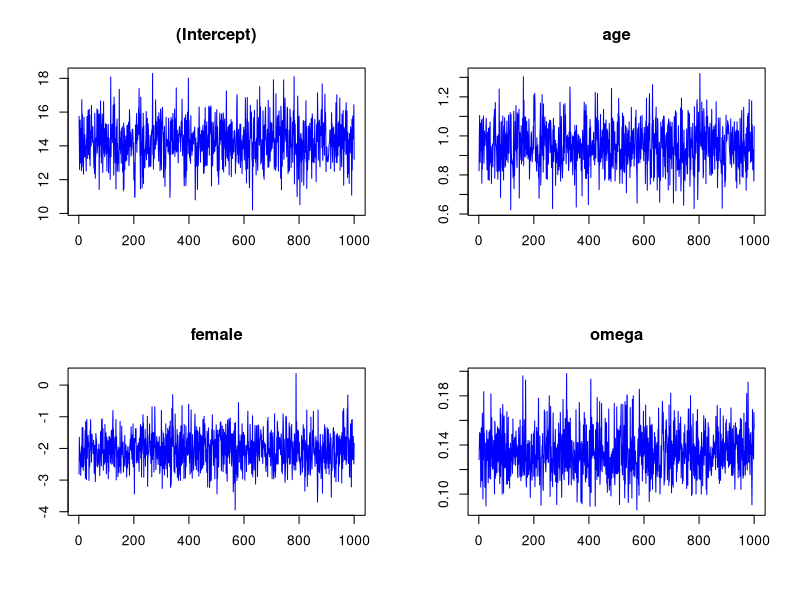
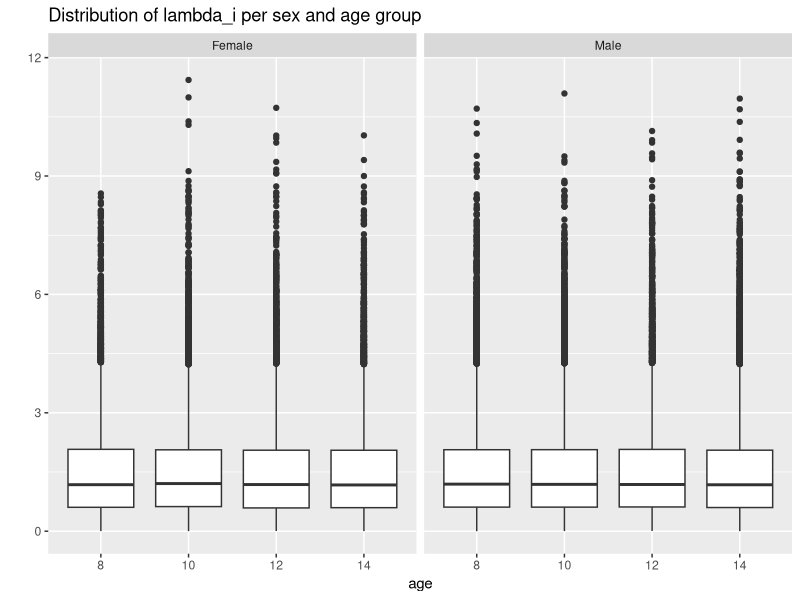
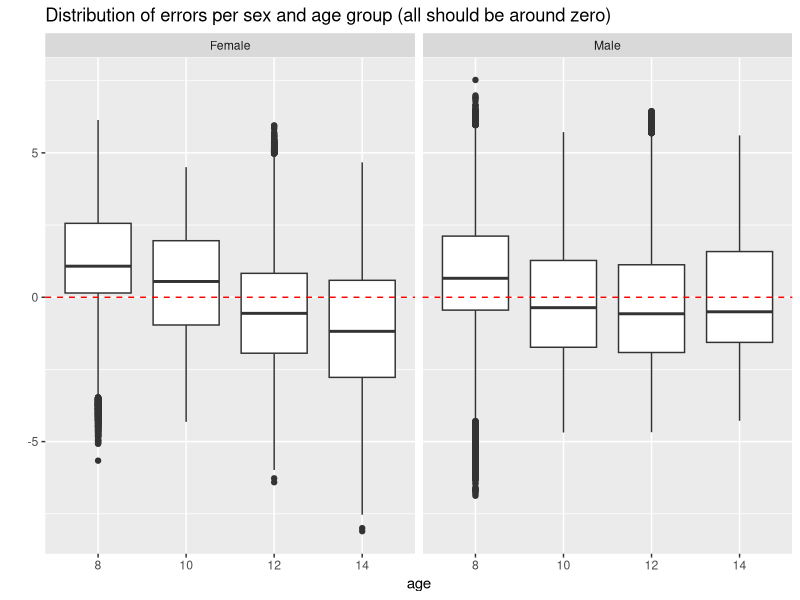

Here is the R script that generated these plots, in order:
## ---- chunk 1
knitr::opts_chunk$set(message = FALSE, warning = FALSE)
## ---- chunk 2
library(tidyverse)
library(mvtnorm)
library(Matrix)
## ---- chunk 3
dental <- read_csv("dental.csv")[ ,-1] %>% 
  mutate(female = as.integer(Sex == 'Female'))
head(dental)
## ---- chunk 4
X <- dental %>% 
  model.matrix(~ age + female, data = .)
y <- dental$distance
head(X)
## ---- chunk 5
gibbs_sampler12 <- function(nsim, X, y, prior) {
  # metadata
  n <- nrow(X)
  d <- ncol(X)
  
  # initialise 
  beta <- matrix(0, nsim, d)
  omega <- numeric(nsim)
  
  # computed quantities
  Kn <- crossprod(X) + prior$K0
  Kn_inv <- solve(Kn)
  mn <- solve(Kn, crossprod(X, y) + prior$K0 %*% prior$m0)
  an <- prior$a0 + n/2
  bn <- prior$b0 + 0.5*drop(crossprod(y - X %*% mn)) +
    0.5*drop(crossprod(mn - prior$m0, prior$K0 %*% (mn - prior$m0)))
  
  # sampler
  for (k in 1:nsim) {
    omega[k] <- rgamma(1, shape = an, rate = bn)
    beta[k, ] <- rmvnorm(1, mean = mn, sigma = as(Kn_inv / omega[k], "matrix"))
  }
  
  params <- data.frame(cbind(beta, omega))
  names(params) <- c(colnames(X), "omega")
  params
}
## ---- chunk 6
# Create prior
d <- ncol(X)
prior <- list(m0 = numeric(d), K0 = Diagonal(d), a0 = 1, b0 = 10)

# Run the sampler
nsim <- 1000
set.seed(999)
params <- gibbs_sampler12(nsim, X, y, prior)
## ---- chunk 7
par(mfrow = c(2, 2))
for (j in 1:4) {
  plot(params[ ,j], 
       type = "l", col = "blue", 
       main = names(params)[j], 
       xlab = "", ylab = "")  
}
## ---- chunk 8
describe <- function(x) {
  data_frame(mean = mean(x), sd = sd(x), low95 = quantile(x, 0.025), up95 = quantile(x, 0.0975))
} 
params %>% 
  mutate(sd = 1 / sqrt(omega)) %>% 
  map(describe) %>% 
  bind_rows() %>% 
  add_column(variable = c(names(params), "std.dev"), .before = 1) 

## ---- chunk 9
ridge <- drop(solve(crossprod(X) + Diagonal(d) * prior$K0, crossprod(X, y)))
ridge
## ---- chunk 10
ols <- drop(solve(crossprod(X), crossprod(X, y)))
ols
## ---- chunk 11
library(tidyverse)
library(mvtnorm)
library(Matrix)
library(ggplot2)
## ---- chunk 12
gibbs_sampler14 <- function(nsim, X, y, prior) {
  # metadata
  n <- nrow(X)
  d <- ncol(X)
  
  # initialise 
  beta <- matrix(0, nsim, d)
  omega <- numeric(nsim)
  lambda <- matrix(0, nsim + 1, n)
  lambda[1, ] <- 1

  # sampler
  for (k in 1:nsim) {
    Kn <- crossprod(X, lambda[k, ]*X) + prior$K0
    Kn_inv <- solve(Kn)
    mn <- solve(Kn, crossprod(X, lambda[k, ]*y) + prior$K0 %*% prior$m0)
    err <- as.numeric(y - X %*% mn)
    an <- prior$a0 + n/2
    bn <- prior$b0 + 0.5*drop(crossprod(err, lambda[k, ] * err)) +
      0.5*drop(crossprod(mn - prior$m0, prior$K0 %*% (mn - prior$m0)))
    taun <- prior$tau + 0.5*omega[k] * err^2
    omega[k] <- rgamma(1, shape = an, rate = bn)
    beta[k, ] <- rmvnorm(1, mean = mn, sigma = as(Kn_inv / omega[k], "matrix"))
    lambda[k + 1, ] <- map_dbl(taun, ~ rgamma(1, prior$tau + 0.5, .))
  }
  lambda <- lambda[-1, ]
  
  list(beta = beta, omega = omega, lambda = lambda)
}
## ---- chunk 13
# Create prior
d <- ncol(X)
prior <- list(m0 = numeric(d), K0 = Diagonal(d), a0 = 1, b0 = 10, tau = 1)

# Run the sampler
nsim <- 1000
set.seed(999)
res14 <- gibbs_sampler14(nsim, X, y, prior)
## ---- chunk 14
pltdata <- data.frame(lambda = t(res14$lambda), age = ordered(dental$age), sex = dental$Sex)
pltdata <- pltdata %>% 
  gather(subject, lambda, -c(age, sex)) 
ggplot(pltdata, aes(age, lambda)) +
  geom_boxplot() +
  facet_grid(. ~ sex) +
  ylab("") +
  ggtitle(paste("Distribution of", expression(lambda_i), "per sex and age group"))
## ---- chunk 15
beta <- t(res14$beta)
err <- y - X %*% beta

pltdata <- data.frame(mean_err = err, age = ordered(dental$age), sex = dental$Sex)
pltdata <- pltdata %>% 
  gather(subject, error, -c(age, sex)) 
ggplot(pltdata, aes(age, error)) +
  geom_boxplot() +
  geom_hline(aes(yintercept = 0), colour = "red", linetype = "dashed") +
  facet_grid(. ~ sex) +
  ylab("") +
  ggtitle(paste("Distribution of errors per sex and age group (all should be around zero)"))
